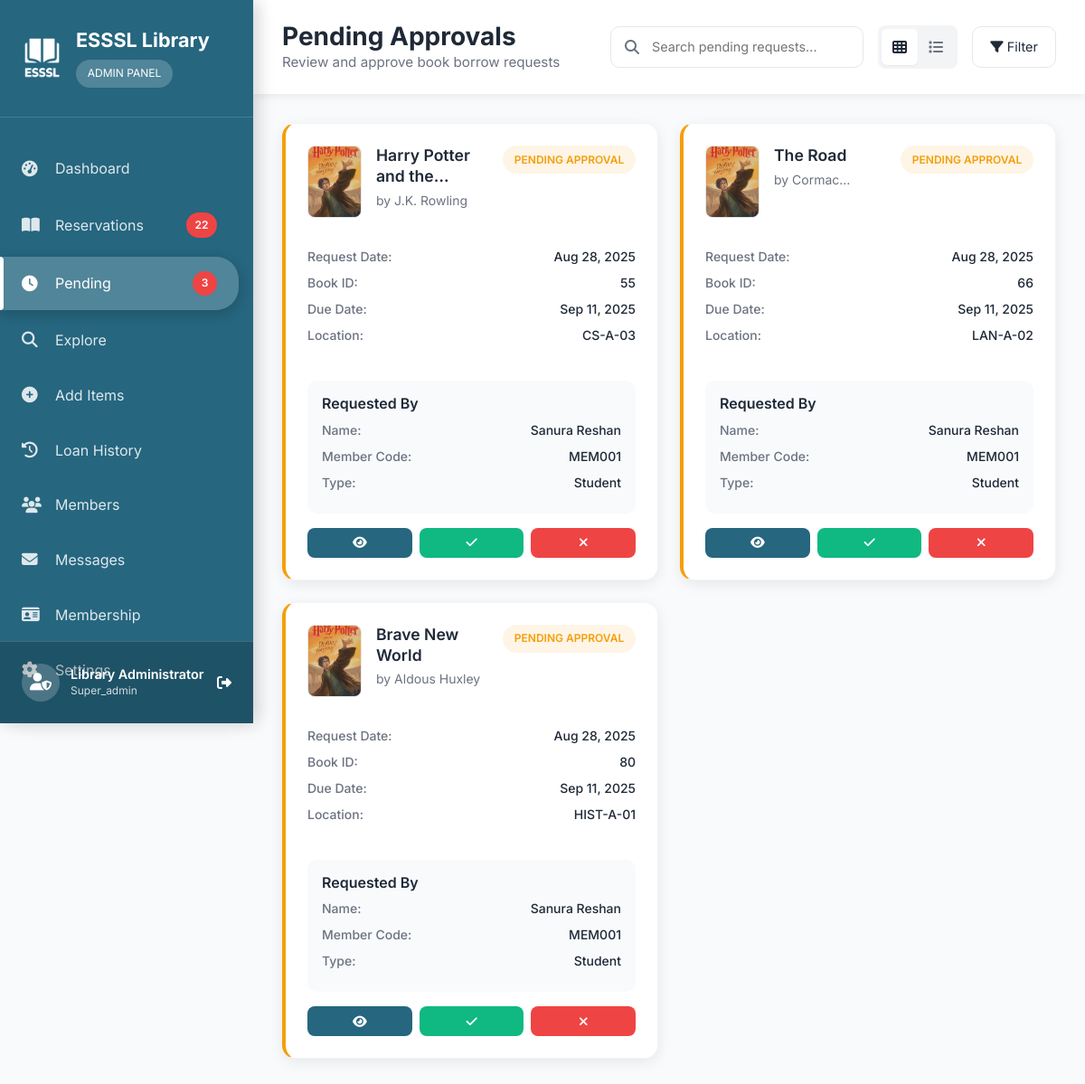
The page /admin/dashboard/pending.php (signed in) on the database its author committed.
### tables this page shows
CREATE TABLE `book_loans` (
  `loan_id` int(11) NOT NULL,
  `member_id` int(11) NOT NULL,
  `book_id` int(11) NOT NULL,
  `loan_date` date NOT NULL,
  `due_date` date NOT NULL,
  `return_date` date DEFAULT NULL,
  `status` enum('active','returned','overdue','lost') DEFAULT 'active',
  `approval_status` enum('pending','approved','rejected') DEFAULT 'pending',
  `approved_date` timestamp NULL DEFAULT NULL,
  `approved_by` int(11) DEFAULT NULL,
  `rejection_reason` text DEFAULT NULL,
  `fine_amount` decimal(10,2) DEFAULT 0.00,
  `renewal_count` int(11) DEFAULT 0,
  `notes` text DEFAULT NULL,
  `created_at` timestamp NOT NULL DEFAULT current_timestamp(),
  `updated_at` timestamp NOT NULL DEFAULT current_timestamp() ON UPDATE current_timestamp()
);

CREATE TABLE `books` (
  `book_id` int(11) NOT NULL,
  `title` varchar(255) NOT NULL,
  `author` varchar(255) NOT NULL,
  `isbn` varchar(20) DEFAULT NULL,
  `publisher` varchar(255) DEFAULT NULL,
  `publication_year` int(11) DEFAULT NULL,
  `genre` varchar(100) DEFAULT NULL,
  `dewey_decimal_number` varchar(20) DEFAULT NULL,
  `dewey_classification` varchar(200) DEFAULT NULL,
  `rack_number` varchar(20) DEFAULT NULL,
  `shelf_position` enum('Top','Middle','Bottom') DEFAULT 'Middle',
  `floor_level` int(11) DEFAULT 1,
  `total_copies` int(11) DEFAULT 1,
  `available_copies` int(11) DEFAULT 1,
  `description` text DEFAULT NULL,
  `cover_image` varchar(255) DEFAULT NULL,
  `rating` decimal(2,1) DEFAULT 0.0,
  `pages` int(11) DEFAULT NULL,
  `language` varchar(50) DEFAULT 'English',
  `status` enum('active','inactive','damaged','lost') DEFAULT 'active',
  `added_date` timestamp NOT NULL DEFAULT current_timestamp(),
  `updated_date` timestamp NOT NULL DEFAULT current_timestamp() ON UPDATE current_timestamp()
);

CREATE TABLE `members` (
  `member_id` int(11) NOT NULL,
  `member_code` varchar(20) NOT NULL,
  `first_name` varchar(100) NOT NULL,
  `last_name` varchar(100) NOT NULL,
  `email` varchar(255) NOT NULL,
  `phone` varchar(20) DEFAULT NULL,
  `address` text DEFAULT NULL,
  `membership_type` enum('student','faculty','staff','public') DEFAULT 'student',
  `membership_expiry` date NOT NULL,
  `registration_date` timestamp NOT NULL DEFAULT current_timestamp(),
  `status` enum('active','suspended','expired') DEFAULT 'active',
  `profile_image` varchar(255) DEFAULT NULL,
  `password_hash` varchar(255) NOT NULL,
  `created_at` timestamp NOT NULL DEFAULT current_timestamp(),
  `updated_at` timestamp NOT NULL DEFAULT current_timestamp() ON UPDATE current_timestamp()
);

### admin/dashboard/pending.php (the view, shortened to what the rows shown need)
<?php
require_once '../includes/auth_check.php';
try {
    $database = new Database();
    $db = $database->getConnection();
    $filter = $_GET['filter'] ?? 'recent';
    $where_clauses = ["bl.approval_status = 'pending'"];
    $params = [];
    $where_sql = implode(' AND ', $where_clauses);
    switch($filter) {
        default:
            $order_by = 'bl.created_at DESC';
    }
    $sql = "
        SELECT bl.*, b.title, b.author, b.isbn, b.cover_image, b.rack_number, b.dewey_decimal_number,
               b.dewey_classification, b.shelf_position, b.floor_level, b.description, b.genre,
               m.first_name, m.last_name, m.email, m.phone, m.member_code, m.address, m.membership_type
        FROM book_loans bl
        JOIN books b ON bl.book_id = b.book_id
        JOIN members m ON bl.member_id = m.member_id
        WHERE $where_sql
        ORDER BY $order_by
    ";
    $stmt = $db->prepare($sql);
    $stmt->execute($params);
    $pending_loans = $stmt->fetchAll();
} catch (Exception $e) {
    $pending_loans = [];
    $error = "Error loading pending requests: " . $e->getMessage();
}
?>
<!DOCTYPE html>
<html lang="en">
<head>
    <link href="https://cdn.jsdelivr.net/npm/bootstrap@5.3.2/dist/css/bootstrap.min.css" rel="stylesheet">
    <link href="https://cdnjs.cloudflare.com/ajax/libs/font-awesome/6.5.0/css/all.min.css" rel="stylesheet">
    <link rel="stylesheet" href="./admin-style/sidebar.css">
</head>
<body>
    <div class="admin-layout">
        <main class="admin-main">
            <header class="admin-header">
                <div class="header-content">
                    <div class="header-title">
                        <h1>Pending Approvals</h1>
                    </div>
                </div>
            </header>
            <div class="content-area">
                <div class="pending-grid" id="pendingGrid">
                    <?php if (empty($pending_loans)): ?>
                        <div class="text-center py-5">
                            <i class="fas fa-check-circle" style="font-size: 4rem; color: var(--success-color); opacity: 0.5;"></i>
                            <h3 class="mt-3 text-muted">No pending requests</h3>
                            <p class="text-muted">All book requests have been processed</p>
                        </div>
                    <?php else: ?>
                        <?php foreach ($pending_loans as $loan): ?>
                            <div class="pending-card">
                                <div class="pending-header">
                                <div class="book-cover">
    <?php
    $cover_src = '';
    if ($loan['cover_image']) {
        if (filter_var($loan['cover_image'], FILTER_VALIDATE_URL)) {
            $cover_src = htmlspecialchars($loan['cover_image']);
        } else {
            $cover_src = '../../assets/images/books/' . htmlspecialchars($loan['cover_image']);
        }
    } else {
        $cover_src = '../../assets/images/default-book.jpg';
    }
    ?>
    <img src="<?php echo $cover_src; ?>"
         alt="<?php echo htmlspecialchars($loan['title']); ?>"
         onerror="this.src='../../assets/images/default-book.jpg'">
</div>
                                    <div class="book-info">
                                        <h3><?php echo htmlspecialchars($loan['title']); ?></h3>
                                        <div class="author">by <?php echo htmlspecialchars($loan['author']); ?></div>
                                    </div>
                                    <div class="pending-status">
                                        <div class="status-badge">
                                            Pending Approval
                                        </div>
                                    </div>
                                </div>
                                <div class="pending-details">
                                    <div class="detail-row">
                                        <span class="detail-label">Request Date:</span>
                                        <span class="detail-value"><?php echo date('M j, Y', strtotime($loan['created_at'])); ?></span>
                                    </div>
                                    <div class="detail-row">
                                        <span class="detail-label">Book ID:</span>
                                        <span class="detail-value"><?php echo $loan['book_id']; ?></span>
                                    </div>
                                    <div class="detail-row">
                                        <span class="detail-label">Due Date:</span>
                                        <span class="detail-value"><?php echo date('M j, Y', strtotime($loan['due_date'])); ?></span>
                                    </div>
                                    <?php if ($loan['rack_number']): ?>
                                        <div class="detail-row">
                                            <span class="detail-label">Location:</span>
                                            <span class="detail-value"><?php echo $loan['rack_number']; ?></span>
                                        </div>
                                    <?php endif; ?>
                                </div>
                                <div class="member-info">
                                    <h6>Requested By</h6>
                                    <div class="detail-row">
                                        <span class="detail-label">Name:</span>
                                        <span class="detail-value"><?php echo htmlspecialchars($loan['first_name'] . ' ' . $loan['last_name']); ?></span>
                                    </div>
                                    <div class="detail-row">
                                        <span class="detail-label">Member Code:</span>
                                        <span class="detail-value"><?php echo htmlspecialchars($loan['member_code']); ?></span>
                                    </div>
                                    <div class="detail-row">
                                        <span class="detail-label">Type:</span>
                                        <span class="detail-value"><?php echo ucfirst($loan['membership_type']); ?></span>
                                    </div>
                                </div>
                                <div class="action-buttons">
                                    <button class="btn-action btn-view" onclick="showPendingDetails(<?php echo $loan['loan_id']; ?>)" title="View Details">
                                        <i class="fas fa-eye"></i>
                                    </button>
                                    <?php if (hasPermission('approve_loans')): ?>
                                        <button class="btn-action btn-approve" onclick="showApproveConfirmation(<?php echo $loan['loan_id']; ?>, '<?php echo htmlspecialchars($loan['title']); ?>')" title="Approve Request">
                                            <i class="fas fa-check"></i>
                                        </button>
                                        <button class="btn-action btn-reject" onclick="showRejectConfirmation(<?php echo $loan['loan_id']; ?>, '<?php echo htmlspecialchars($loan['title']); ?>')" title="Reject Request">
                                            <i class="fas fa-times"></i>
                                        </button>
                                    <?php endif; ?>
                                </div>
                            </div>
                        <?php endforeach; ?>
                    <?php endif; ?>
                </div>
            </div>
        </main>
    </div>
</body>
</html>

### rows shown on the page
book_loans: book.title "Harry Potter and…", book.author "J.K. Rowling", created_at "Aug 28, 2025", book "55", due_date "Sep 11, 2025", book.rack_number "CS-A-03", member.last_name "Sanura Reshan", member.member_code "MEM001", member.membership_type "Student"
book_loans: book.title "The Road", created_at "Aug 28, 2025", book "66", due_date "Sep 11, 2025", book.rack_number "LAN-A-02", member.last_name "Sanura Reshan", member.member_code "MEM001", member.membership_type "Student"
book_loans: book.title "Brave New World", book.author "Aldous Huxley", created_at "Aug 28, 2025", book "80", due_date "Sep 11, 2025", book.rack_number "HIST-A-01", member.last_name "Sanura Reshan", member.member_code "MEM001", member.membership_type "Student"

### other values the page prints
$sidebar_counts['reservations'] "22"
$sidebar_counts['pending'] "3"
$_SESSION['admin_name'] "Library Administrator"
$_SESSION['admin_role'] "Super_admin"
